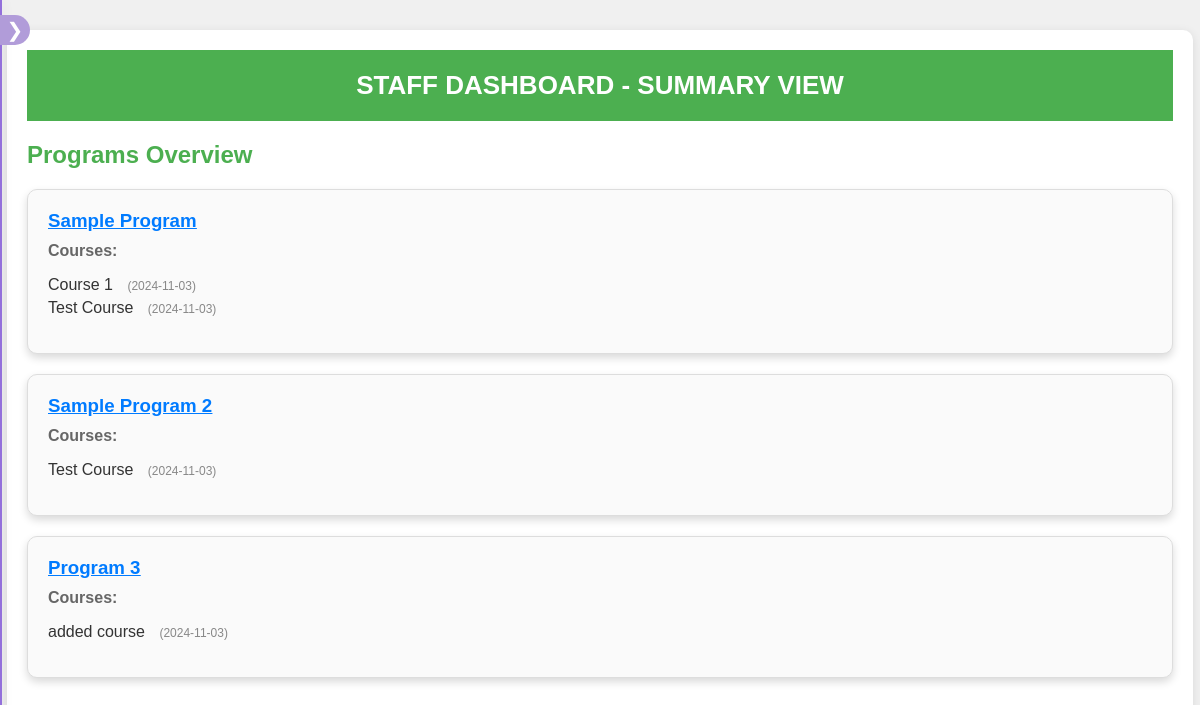
The page /staff/staff_dashboard.php (signed in) on the database its author committed.
### tables this page shows
CREATE TABLE `programs` (
  `program_id` int(11) NOT NULL,
  `program_name` varchar(255) NOT NULL,
  `program_img` text NOT NULL,
  `program_desc` varchar(255) NOT NULL,
  `created_at` datetime NOT NULL
);

CREATE TABLE `courses` (
  `course_id` int(11) NOT NULL,
  `program_id` int(11) NOT NULL,
  `course_name` varchar(255) NOT NULL,
  `course_img` text NOT NULL,
  `course_desc` varchar(255) NOT NULL,
  `course_date` date NOT NULL
);

### staff/staff_dashboard.php (the view, shortened to what this page needs)
<?php
require_once '../config.php';
$programs_query = $conn->query("SELECT * FROM programs");
?>
<!DOCTYPE html>
<html lang="en">
<head>
    <link rel="stylesheet" href="../staff/assets/common/css/StaffNavBar.css">
    <link rel="stylesheet" href="../staff/assets/css/staff_dashboard.css">
</head>
<body>
    <?php include '../staff/assets/common/StaffNavBar.php'; ?>
    <div class="dashboard-container">
        <h1>STAFF DASHBOARD - SUMMARY VIEW</h1>
        <div class="programs-summary">
            <h2>Programs Overview</h2>
            <div class="program-summary-list">
                <?php while ($program = $programs_query->fetch_array()) { ?>
                    <div class="program-summary-card" id="program-<?php echo $program['program_id']; ?>">
                        <h3>
                            <a href="manage_programs.php?from_dashboard=true#program-<?php echo $program['program_id']; ?>">
                                <?php echo $program['program_name']; ?>
                            </a>
                        </h3>
                        <div class="courses-summary">
                            <h4>Courses:</h4>
                            <ul>
                                <?php
                                $courses_query = $conn->query("SELECT * FROM courses WHERE program_id = " . $program['program_id']);
                                if ($courses_query->num_rows > 0) {
                                    while ($course = $courses_query->fetch_array()) { ?>
                                        <li>
                                            <?php echo $course['course_name']; ?>
                                            <span>(<?php echo $course['course_date']; ?>)</span>
                                        </li>
                                    <?php }
                                } else { ?>
                                    <li>No courses available for this program.</li>
                                <?php } ?>
                            </ul>
                        </div>
                    </div>
                <?php } ?>
            </div>
        </div>
    </div>
</body>
</html>

### staff/assets/common/css/StaffNavBar.css (style rules this page uses)
html, body { width: 100%; height: 100%; margin: 0; padding: 0; font-family: Arial, sans-serif; overflow-x: hidden; }

### staff/assets/css/staff_dashboard.css (style rules this page uses)
body { font-family: Arial, sans-serif; background-color: #f0f0f0; margin: 0; padding: 0; overflow-y: hidden; }
h1 { color: white; text-align: center; padding: 20px 0; background-color: #4CAF50; margin: 0; font-size: 26px; }
.dashboard-container { width: 95.5%; max-width: 1300px; height: calc(100vh - 100px); margin: 30px auto; background-color: #fff; padding: 20px; border-radius: 10px; box-shadow: 0 2px 10px rgba(0, 0, 0, 0.1); overflow-y: auto; }
.programs-summary h2 { color: #4CAF50; margin-bottom: 20px; }
.program-summary-list { margin-top: 20px; }
.program-summary-card { background-color: #fafafa; padding: 20px; border-radius: 10px; margin-bottom: 20px; border: 1px solid #ddd; box-shadow: 0 4px 8px rgba(0, 0, 0, 0.15); }
.program-summary-card h3 { color: #007bff; text-decoration: underline; margin: 0; }
.program-summary-card h3 a { color: #007bff; text-decoration: underline; }
.courses-summary h4 { color: #666; margin: 10px 0; font-weight: bold; }
.courses-summary ul { list-style-type: none; padding: 0; }
.courses-summary ul li { margin: 5px 0; color: #333; }
.courses-summary ul li span { font-size: 12px; color: #888; margin-left: 10px; }

### rows shown on the page
programs: program_name "Sample Program"
courses: course_name "Course 1", course_date "2024-11-03"
courses: course_name "Test Course", course_date "2024-11-03"
programs: program_name "Sample Program 2"
courses: course_name "Test Course", course_date "2024-11-03"
programs: program_name "Program 3"
courses: course_name "added course", course_date "2024-11-03"
